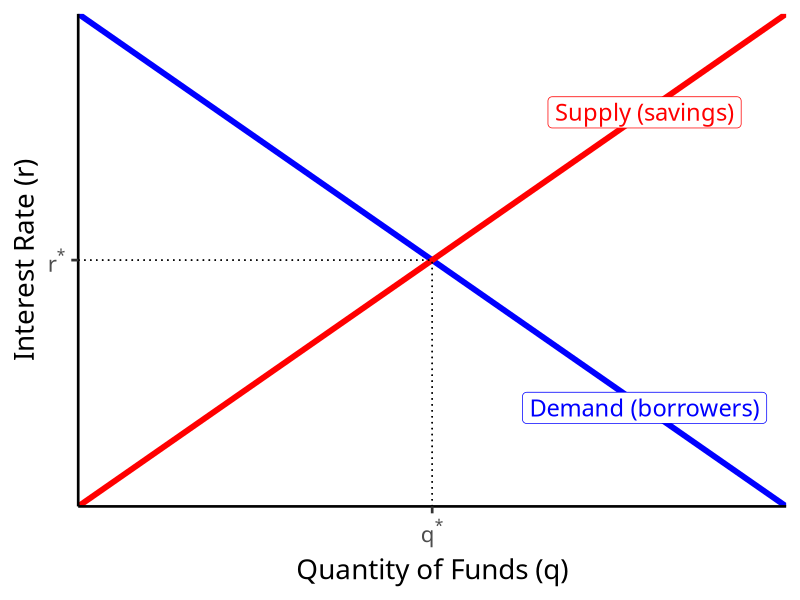
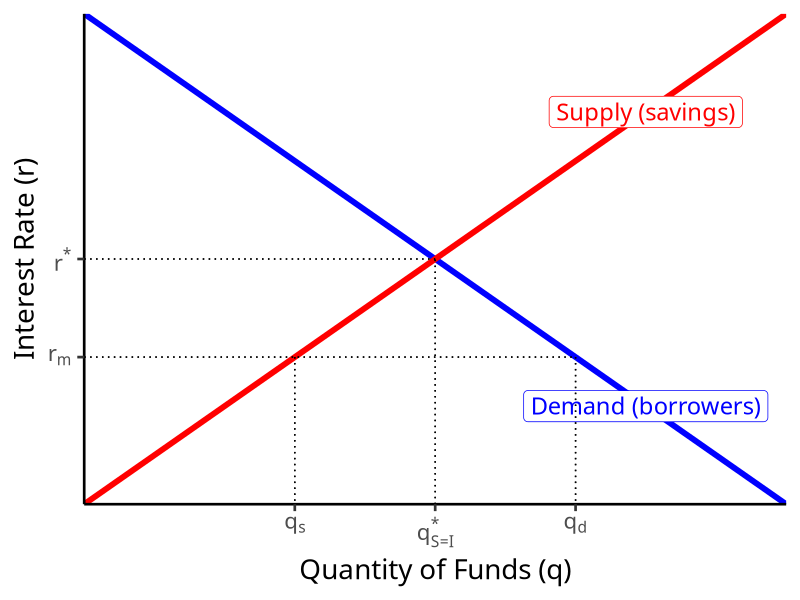
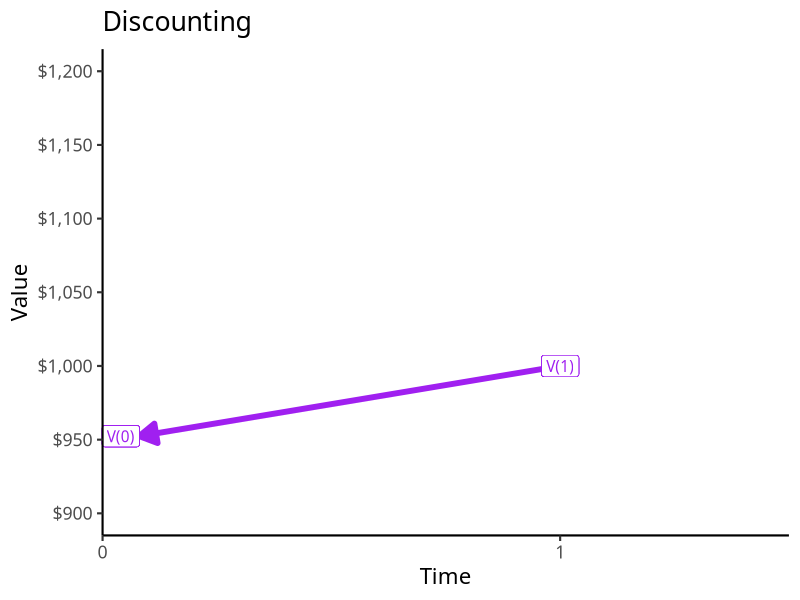
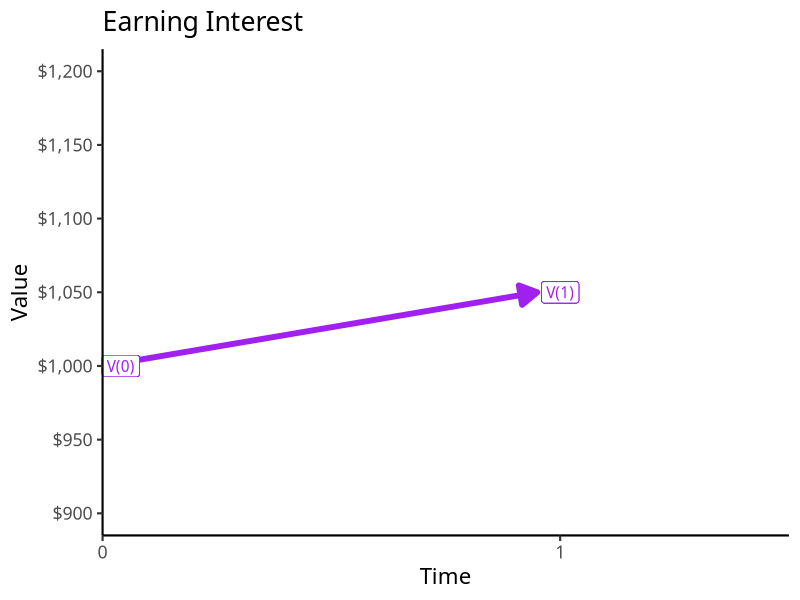
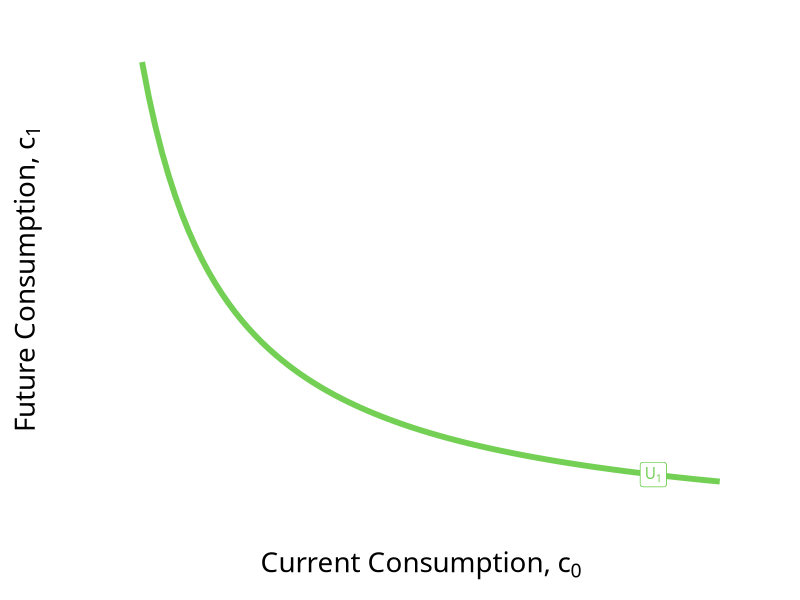
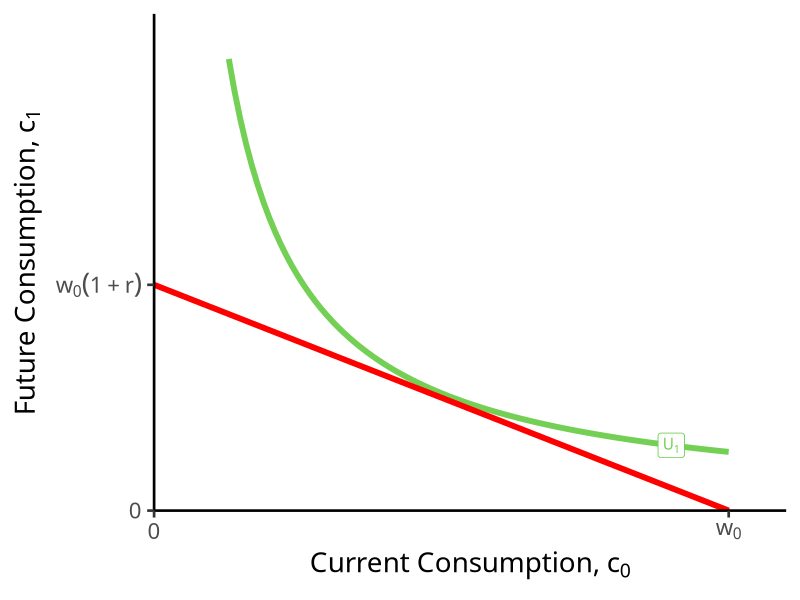
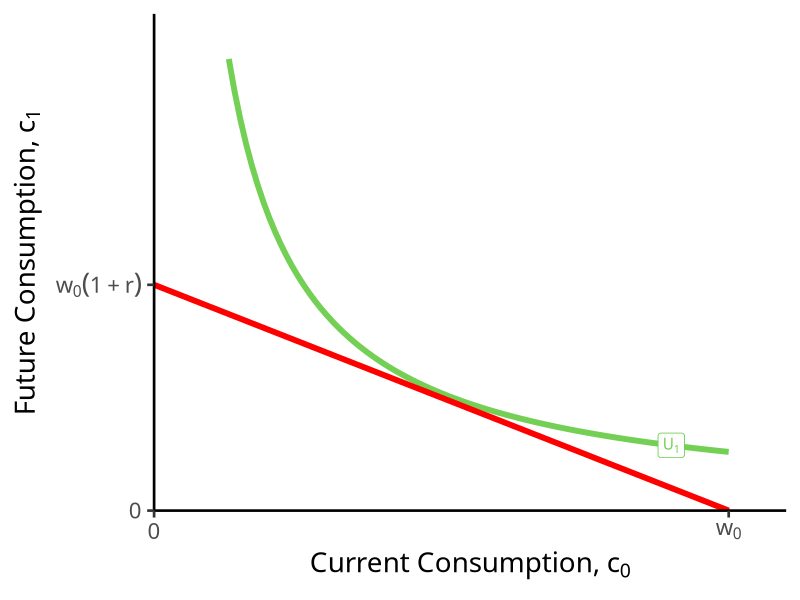
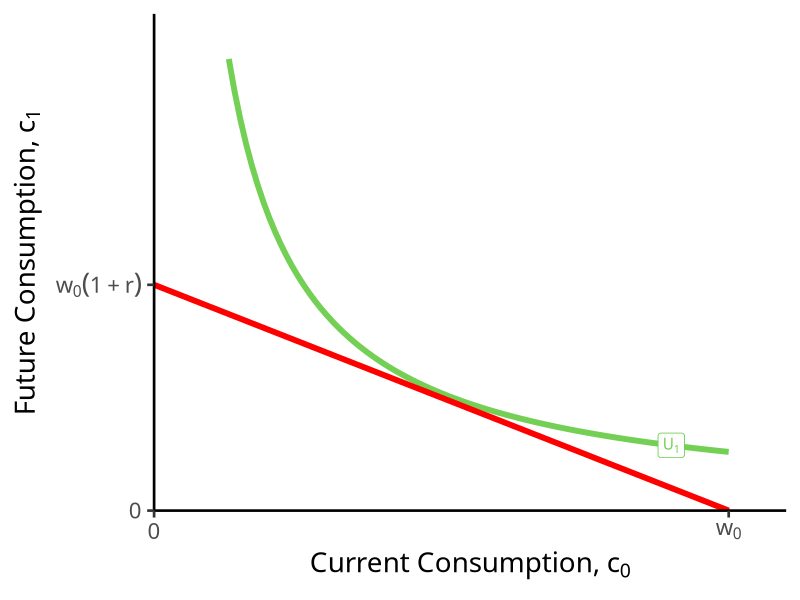

R code for these plots, in order:
## ---- chunk 1
options(htmltools.dir.version = FALSE)
knitr::opts_chunk$set(echo=F,
                      message=F,
                      warning=F,
                      fig.retina=3)
library(tidyverse)
library(ggrepel)
library(ggthemes)
set.seed(256)
update_geom_defaults("label", list(family = "Fira Sans Condensed"))
## ---- chunk 2
demand=function(x){10-x}
supply=function(x){x}

# make plot 

lf<-ggplot(data.frame(x=c(0,10)), aes(x=x))+
  
  # curves 
  stat_function(fun=demand, geom="line", size=2, color="blue")+
  stat_function(fun=supply, geom="line", size=2, color="red")+
  geom_segment(x=5,y=0,xend=5,yend=5,linetype=3)+
  geom_segment(x=0,y=5,xend=5,yend=5,linetype=3)+
  #geom_text(aes(x=q_PC,y=w,label="N.E.",family = "Yanone Kaffeesatz Regular"),hjust=-0.1, vjust=-0.25, color="black")+
  annotate(geom = "label", x = 8, y = demand(8), label = "Demand (borrowers)",
           color = "blue", size = 6) +
  annotate(geom = "label", x = 8, y = supply(8), label = "Supply (savings)",
           color = "red", size = 6) +
  #annotate(geom = "label", x = 1.3, y = 5, label = "Consumer Surplus",
  #         color = "blue", size = 4.5) +
  scale_x_continuous(breaks = c(5),
                     labels = c(expression(q^{"*"})),
                     expand=c(0,0))+
  scale_y_continuous(breaks = c(5),
                     labels = c(expression(r^{"*"})),
                     limits = c(0,10),
                     expand=c(0,0))+
  theme_classic(base_family = "Fira Sans Condensed", base_size=20)+
  labs(x = "Quantity of Funds (q)",
       y = "Interest Rate (r)")
lf
## ---- chunk 3
lf+geom_segment(x=3, y=3, xend=3, yend=0, linetype="dotted")+
  geom_segment(x=7, y=3, xend=7, yend=0, linetype="dotted")+
  geom_segment(x=0, y=3, xend=7, yend=3, linetype="dotted")+
  scale_x_continuous(breaks = c(3,5,7),
                     labels = c(expression(q[s]),expression(q[S==I]^{"*"}),expression(q[d])),
                     expand=c(0,0))+
  scale_y_continuous(breaks = c(3,5),
                     labels = c(expression(r[m]),expression(r^{"*"})),
                     limits = c(0,10),
                     expand=c(0,0))
## ---- chunk 4
ggplot(data = tibble(x=1:10), aes(x=x))+
    annotate("segment", x = 1, xend = 0.08, y = 1000, yend = 952.38, colour = "purple", size=2, alpha=1, arrow=arrow(length=unit(0.5,"cm"), ends="last", type="closed"))+
  geom_label(x=0.04,y=952.38,label="V(0)", color = "purple")+
  geom_label(x=1,y=1000,label="V(1)", color = "purple")+
  scale_x_continuous(breaks=seq(0,1,1),
                     limits = c(0,1.5),
                     expand = c(0,0))+
  scale_y_continuous(breaks=seq(0,1200,50),
                     labels = scales::dollar,
                     limits=c(900,1200))+
  coord_cartesian(clip = "off")+
  labs(x = "Time",
       y = "Value",
       title = "Discounting")+
  theme_classic(base_family = "Fira Sans Condensed", base_size =16)

## ---- chunk 5
ggplot(data = tibble(x=1:10), aes(x=x))+
    annotate("segment", x = 0, xend = 0.95, y = 1000, yend = 1050, colour = "purple", size=2, alpha=1, arrow=arrow(length=unit(0.5,"cm"), ends="last", type="closed"))+
  geom_label(x=0.04,y=1000,label="V(0)", color = "purple")+
  geom_label(x=1,y=1050,label="V(1)", color = "purple")+
  scale_x_continuous(breaks=seq(0,1,1),
                     limits = c(0,1.5),
                     expand = c(0,0))+
  scale_y_continuous(breaks=seq(0,1200,50),
                     labels = scales::dollar,
                     limits=c(900,1200))+
  coord_cartesian(clip = "off")+
  labs(x = "Time",
       y = "Value",
       title = "Earning Interest")+
  theme_classic(base_family = "Fira Sans Condensed", base_size =16)

## ---- chunk 6
IC=function(x){6.5/x}

ic<-ggplot(data.frame(x=c(0,10)), aes(x=x))+
  stat_function(fun=IC, geom="line", size=2, color = "#73D055FF")+
  geom_label(x = 4.5, y = IC(4.5), color = "#73D055FF", label = expression(U[1]))+
    scale_x_continuous(breaks=NULL,
                     limits=c(0,5),
                     expand=expand_scale(mult=c(0,0.1)))+
  scale_y_continuous(breaks=NULL,
                     labels=c(0,expression(y[1]),expression(c[1]^{"*"}),expression(w[0]*(1+r))),
                     limits=c(0,10),
                     expand=expand_scale(mult=c(0,0.1)))+
    labs(x = expression(paste("Current Consumption, ", c[0])),
       y = expression(paste("Future Consumption, ", c[1]))
       #caption = expression(paste(u(x,y)== sqrt(xy), ", ", m, " = $20, ", p[x]," = $1, ", p[y]," = $2", sep=" "))
       )+
  theme_classic(base_family = "Fira Sans Condensed", base_size=20)
ic
## ---- chunk 7
BC=function(x){5-1*x}

ggplot(data.frame(x=c(0,10)), aes(x=x))+
  stat_function(fun=IC, geom="line", size=2, color = "#73D055FF")+
  geom_label(x = 4.5, y = IC(4.5), color = "#73D055FF", label = expression(U[1]))+
  stat_function(fun=BC, geom="line", size=2, color = "red")+
    scale_x_continuous(breaks=c(0,5),
                       labels=c(0,expression(w[0])),
                     limits=c(0,5),
                     expand=expand_scale(mult=c(0,0.1)))+
  scale_y_continuous(breaks=c(0,5),
                     labels=c(0,expression(w[0]*(1+r))),
                     limits=c(0,10),
                     expand=expand_scale(mult=c(0,0.1)))+
  
  labs(x = expression(paste("Current Consumption, ", c[0])),
       y = expression(paste("Future Consumption, ", c[1]))
       #caption = expression(paste(u(x,y)== sqrt(xy), ", ", m, " = $20, ", p[x]," = $1, ", p[y]," = $2", sep=" "))
       )+
  theme_classic(base_family = "Fira Sans Condensed", base_size=20)

## ---- chunk 8
BC=function(x){5-1*x}

ggplot(data.frame(x=c(0,10)), aes(x=x))+
  stat_function(fun=IC, geom="line", size=2, color = "#73D055FF")+
  geom_label(x = 4.5, y = IC(4.5), color = "#73D055FF", label = expression(U[1]))+
  stat_function(fun=BC, geom="line", size=2, color = "red")+
    scale_x_continuous(breaks=c(0,5),
                       labels=c(0,expression(w[0])),
                     limits=c(0,5),
                     expand=expand_scale(mult=c(0,0.1)))+
  scale_y_continuous(breaks=c(0,5),
                     labels=c(0,expression(w[0]*(1+r))),
                     limits=c(0,10),
                     expand=expand_scale(mult=c(0,0.1)))+
  
  labs(x = expression(paste("Current Consumption, ", c[0])),
       y = expression(paste("Future Consumption, ", c[1]))
       #caption = expression(paste(u(x,y)== sqrt(xy), ", ", m, " = $20, ", p[x]," = $1, ", p[y]," = $2", sep=" "))
       )+
  theme_classic(base_family = "Fira Sans Condensed", base_size=20)

## ---- chunk 9
BC=function(x){5-1*x}

ggplot(data.frame(x=c(0,10)), aes(x=x))+
  stat_function(fun=IC, geom="line", size=2, color = "#73D055FF")+
  geom_label(x = 4.5, y = IC(4.5), color = "#73D055FF", label = expression(U[1]))+
  stat_function(fun=BC, geom="line", size=2, color = "red")+
    scale_x_continuous(breaks=c(0,5),
                       labels=c(0,expression(w[0])),
                     limits=c(0,5),
                     expand=expand_scale(mult=c(0,0.1)))+
  scale_y_continuous(breaks=c(0,5),
                     labels=c(0,expression(w[0]*(1+r))),
                     limits=c(0,10),
                     expand=expand_scale(mult=c(0,0.1)))+
  
  labs(x = expression(paste("Current Consumption, ", c[0])),
       y = expression(paste("Future Consumption, ", c[1]))
       #caption = expression(paste(u(x,y)== sqrt(xy), ", ", m, " = $20, ", p[x]," = $1, ", p[y]," = $2", sep=" "))
       )+
  theme_classic(base_family = "Fira Sans Condensed", base_size=20)

## ---- chunk 10
points1<-tribble(
  ~letter, ~x, ~y,
  "Y", 4, 1
)

ggplot(data.frame(x=c(0,10)), aes(x=x))+
  stat_function(fun=IC, geom="line", size=2, color = "#73D055FF")+
  geom_label(x = 4.5, y = IC(4.5), color = "#73D055FF", label = expression(U[1]))+
  stat_function(fun=BC, geom="line", size=2, color = "red")+
  geom_point(data = points1,
             mapping=aes(x=x, y=y),
             size = 3)+
  geom_text_repel(data = points1,
             mapping=aes(x=x, y=y,
             label = letter),
             size = 6,
             seed = 2)+
  geom_segment(x = 0, xend = 4, y = 1, yend=1, linetype="dotted", size=1)+
  geom_segment(x = 4, xend = 4, y = 1, yend=0, linetype="dotted", size=1)+
    scale_x_continuous(breaks=c(0,4,5),
                       labels=c(0,expression(y[0]), expression(w[0])),
                     limits=c(0,5),
                     expand=expand_scale(mult=c(0,0.1)))+
  scale_y_continuous(breaks=c(0,1, 5),
                     labels=c(0,expression(y[1]), expression(w[0]*(1+r))),
                     limits=c(0,10),
                     expand=expand_scale(mult=c(0,0.1)))+
  
  labs(x = expression(paste("Current Consumption, ", c[0])),
       y = expression(paste("Future Consumption, ", c[1]))
       #caption = expression(paste(u(x,y)== sqrt(xy), ", ", m, " = $20, ", p[x]," = $1, ", p[y]," = $2", sep=" "))
       )+
  theme_classic(base_family = "Fira Sans Condensed", base_size=20)
## ---- chunk 11
points<-tribble(
  ~letter, ~x, ~y,
  "Y", 4, 1,
  "C", 2.5, 2.5)

opt<-ggplot(data.frame(x=c(0,10)), aes(x=x))+
  stat_function(fun=IC, geom="line", size=2, color = "#73D055FF")+
  geom_label(x = 4.5, y = IC(4.5), color = "#73D055FF", label = expression(U[1]))+
  stat_function(fun=BC, geom="line", size=2, color = "red")+
  geom_point(data = points,
             mapping=aes(x=x, y=y),
             size = 3)+
  geom_text_repel(data = points,
             mapping=aes(x=x, y=y,
             label = letter),
             size = 6,
             seed = 2)+
  geom_segment(x = 0, xend = 4, y = 1, yend=1, linetype="dotted", size=1)+
  geom_segment(x = 4, xend = 4, y = 1, yend=0, linetype="dotted", size=1)+
  
  geom_segment(x = 0, xend = 2.5, y = 2.5, yend=2.5, linetype="dotted", size=1)+
  geom_segment(x = 2.5, xend = 2.5, y = 2.5, yend=0, linetype="dotted", size=1)+
    scale_x_continuous(breaks=c(0,2.5,4,5),
                       labels=c(0,expression(c[0]^{"*"}),expression(y[0]),expression(w[0])),
                     limits=c(0,5),
                     expand=expand_scale(mult=c(0,0.1)))+
  scale_y_continuous(breaks=c(0,1,2.5,5),
                     labels=c(0,expression(y[1]),expression(c[1]^{"*"}),expression(w[0]*(1+r))),
                     limits=c(0,10),
                     expand=expand_scale(mult=c(0,0.1)))+
  labs(x = expression(paste("Current Consumption, ", c[0])),
       y = expression(paste("Future Consumption, ", c[1]))
       #caption = expression(paste(u(x,y)== sqrt(xy), ", ", m, " = $20, ", p[x]," = $1, ", p[y]," = $2", sep=" "))
       )+
  theme_classic(base_family = "Fira Sans Condensed", base_size=20)
opt
## ---- chunk 12
opt+
  annotate("segment", x = 4, xend = 2.5, y = 1, yend = 1, colour = "purple", size=2, alpha=1, arrow=arrow(length=unit(0.5,"cm"), ends="last", type="closed"))+
  geom_label(x=3.5,y=1, label="Lend", color = "purple")+
  annotate("segment", x = 2.5, xend = 2.5, y = 1, yend = 2.5, colour = "purple", size=2, alpha=1, arrow=arrow(length=unit(0.25,"cm"), ends="last", type="closed"))+
  geom_label(x=2.5,y=1.75, label="Earn", color = "purple")
## ---- chunk 13
points3<-tribble(
  ~letter, ~x, ~y,
  "Y", 4, 1,
  "C", 2.5, 2.5,
  "D", 2.25,3.625)

BC2=function(x){7-1.5*x}
IC2=function(x){8.5/x}

ggplot(data.frame(x=c(0,10)), aes(x=x))+
  stat_function(fun=IC, geom="line", size=2, color = "#73D055FF")+
  geom_label(x = 4.5, y = IC(4.5), color = "#73D055FF", label = expression(U[1]))+
  stat_function(fun=IC2, geom="line", size=2, color = "#3CBB75FF")+
  geom_label(x = 4, y = IC2(4), color = "#3CBB75FF", label = expression(U[2]))+
  stat_function(fun=BC, geom="line", size=2, color = "red")+
  stat_function(fun=BC2, geom="line", size=2, color = "darkred")+
  geom_point(data = points3,
             mapping=aes(x=x, y=y),
             size = 4)+
  geom_text_repel(data = points3,
             mapping=aes(x=x, y=y,
             label = letter),
             size = 6,
             seed = 2)+
  geom_segment(x = 0, xend = 4, y = 1, yend=1, linetype="dotted", size=1)+
  geom_segment(x = 4, xend = 4, y = 1, yend=0, linetype="dotted", size=1)+
  
  geom_segment(x = 0, xend = 2.5, y = 2.5, yend=2.5, linetype="dotted", size=1)+
  geom_segment(x = 2.5, xend = 2.5, y = 2.5, yend=0, linetype="dotted", size=1)+
  
    geom_segment(x = 0, xend = 2.25, y = 3.625, yend=3.625, linetype="dotted", size=1)+
  geom_segment(x = 2.25, xend = 2.25, y = 3.625, yend=0, linetype="dotted", size=1)+

    scale_x_continuous(breaks=c(0,2.25,2.5,4,5),
                       labels=c(0,expression(c[0]*minute), expression(c[0]^{"*"}),expression(y[0]),expression(w[0])),
                     limits=c(0,5),
                     expand=expand_scale(mult=c(0,0.1)))+
  scale_y_continuous(breaks=c(0,1,2.5,3.625,5,7),
                     labels=c(0,expression(y[1]),expression(c[1]^{"*"}),expression(c[1]*minute),expression(w[0]*(1+r[1])), expression(w[0]*(1+r[2]))),
                     limits=c(0,10),
                     expand=expand_scale(mult=c(0,0.1)))+
  labs(x = expression(paste("Current Consumption, ", c[0])),
       y = expression(paste("Future Consumption, ", c[1]))
       #caption = expression(paste(u(x,y)== sqrt(xy), ", ", m, " = $20, ", p[x]," = $1, ", p[y]," = $2", sep=" "))
       )+
  theme_classic(base_family = "Fira Sans Condensed", base_size=20)
## ---- chunk 14
lf
